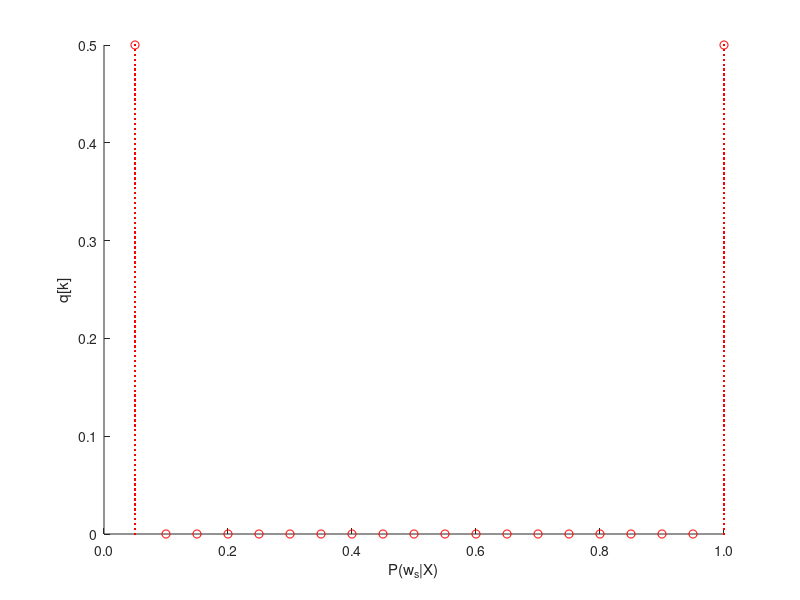

The MATLAB source for this figure:
figure1 = figure('Color',[1 1 1]);

hold on 
axis([0 20 0 0.5]);

y=linspace(0,0.5);

plot(1,y,'r');
plot(1,0.5,'or');
plot(20,y,'r');
plot(20,0.5,'or');

for i=2:19
    plot(i,0,'or');
end

set(gca, 'XTick', [0 4 8 12 16 20]) ;
set(gca,'XTickLabel',{'0.0','0.2','0.4','0.6','0.8','1.0'});

xlabel('P(w_s|X)');
ylabel('q[k]');
